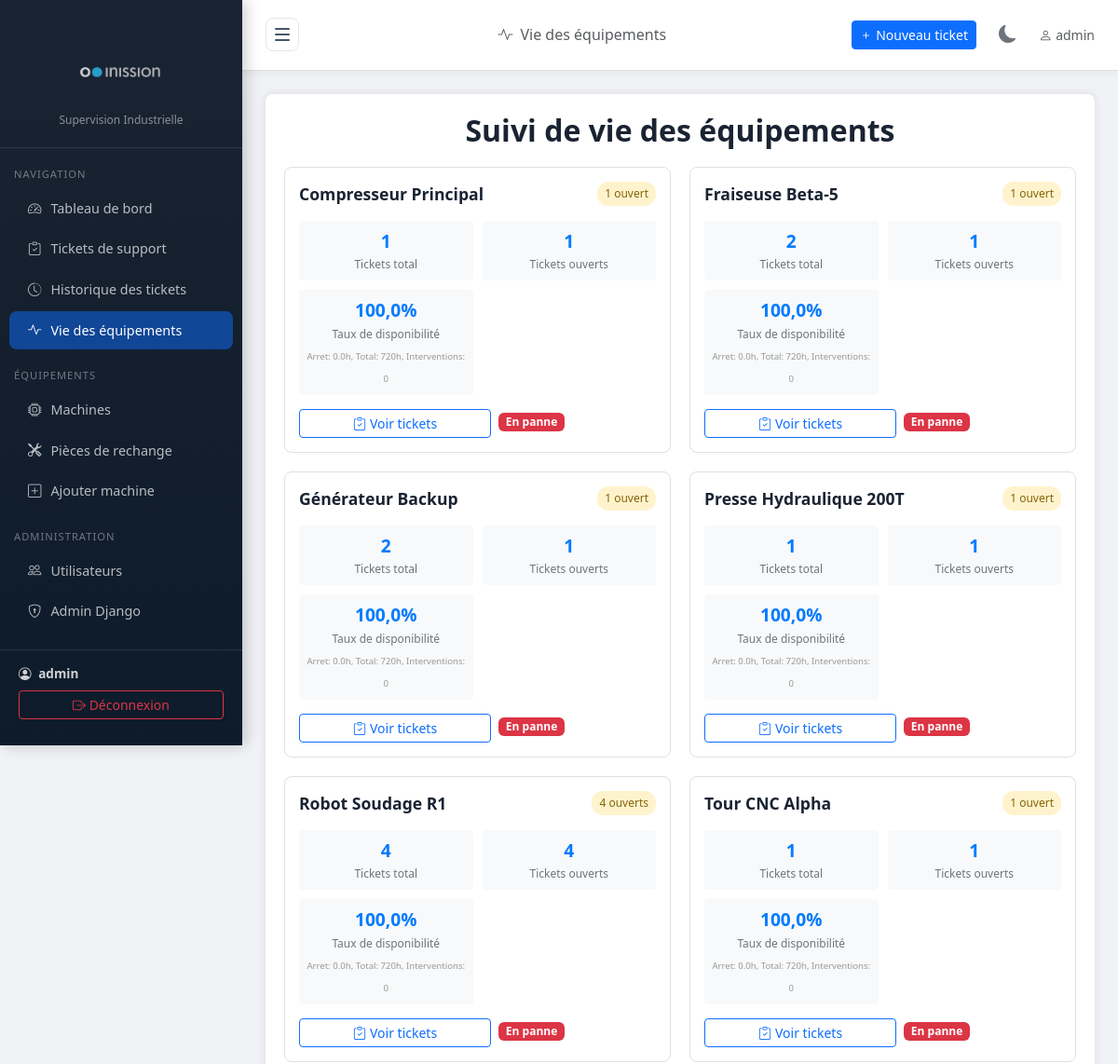
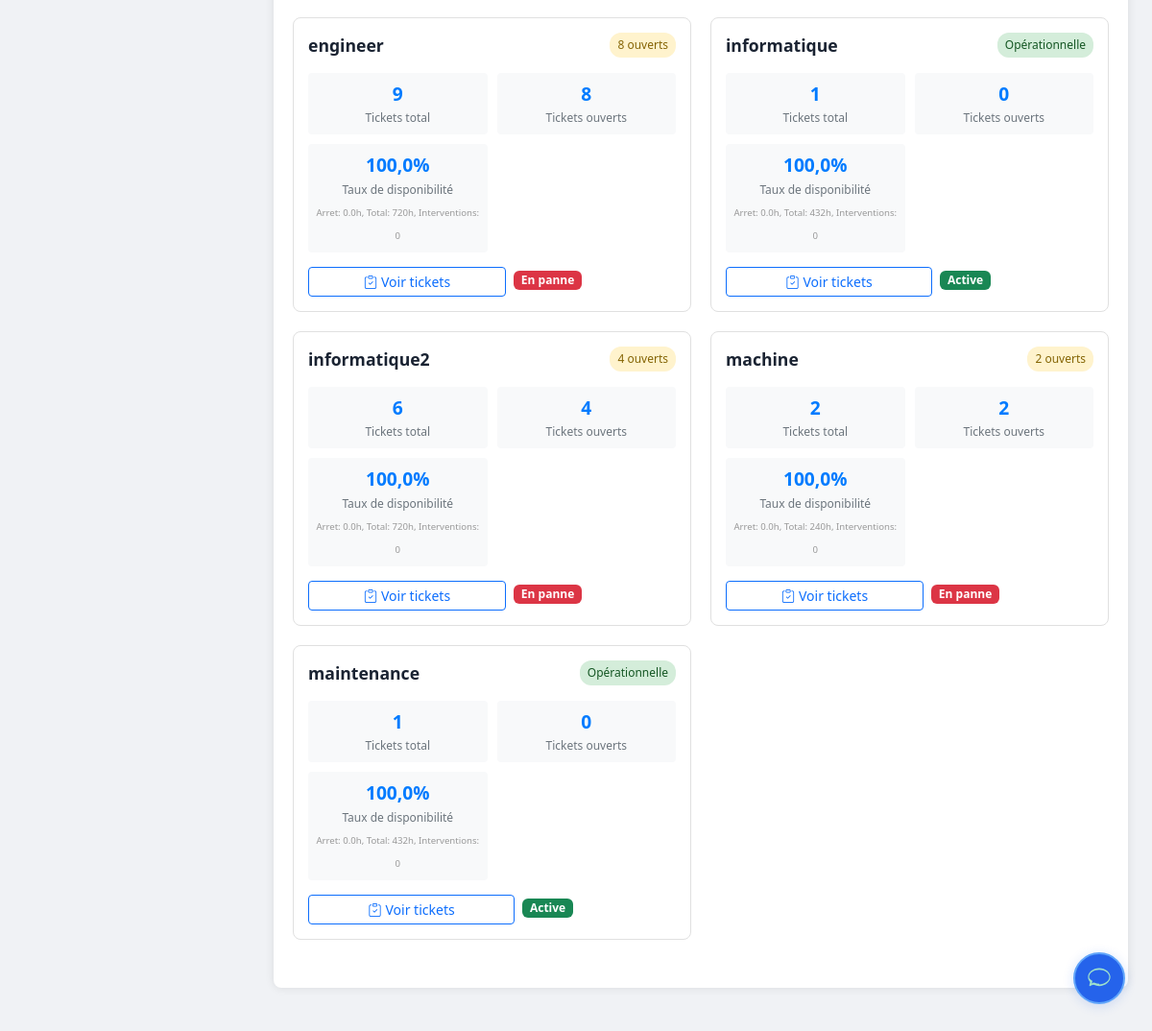
Screenshot of /interventions/viee/ (signed in) with the database file from the repository (2 pictures, top to bottom).
### tickets/models.py (models this page shows, shortened)
class Machine(models.Model):
    nom = models.CharField(max_length=200, verbose_name="Nom de la machine")
    reference = models.CharField(max_length=100, unique=True, verbose_name="Référence")
    localisation = models.CharField(max_length=200, verbose_name="Localisation / Zone")
    description = models.TextField(blank=True, verbose_name="Description")
    actif = models.BooleanField(default=True, verbose_name="Active")
    date_installation = models.DateField(null=True, blank=True, verbose_name="Date d'installation")
    department = models.ForeignKey('Department', on_delete=models.SET_NULL, null=True, blank=True, verbose_name="Département associé")
    operator = models.ForeignKey('OperatorProfile', on_delete=models.SET_NULL, null=True, blank=True, verbose_name="Opérateur assigné")
    manuel_pdf = models.FileField(upload_to='machines/manuals/', blank=True, null=True, verbose_name="Manuel d'utilisation (PDF)")
    manuel_texte = models.TextField(blank=True, null=True, verbose_name="Manuel d'utilisation (texte)")
    class Meta:
        verbose_name = "Machine"
        verbose_name_plural = "Machines"
        ordering = ['nom']

### tickets/views.py (the view, shortened to what this page needs)
# urls.py: path('interventions/viee/', views.viee_dashboard, name='viee_dashboard'),
@login_required
@login_required
def viee_dashboard(request):
    from django.db.models import Count, Q
    user = request.user
    profile = getattr(user, 'operatorprofile', None)
    if is_admin_or_supervisor(user):
        if profile and profile.role == 'superviseur' and profile.department:
            machine_base_qs = Machine.objects.filter(department=profile.department)
        else:
            machine_base_qs = Machine.objects.all()
    else:
        if not profile:
            messages.error(request, "Aucun profil opérateur trouvé.")
            return redirect('dashboard')
        machine_base_qs = profile.machines.all()
    machines_qs = machine_base_qs.annotate(
        nb_demandes=Count('ticketsupport'),
        nb_demandes_ouvertes=Count('ticketsupport', filter=Q(ticketsupport__statut__in=['en_attente', 'validee', 'en_cours'])),
        nb_demandes_critiques=Count('ticketsupport', filter=Q(ticketsupport__nature_probleme='critique', ticketsupport__statut__in=['en_attente', 'validee', 'en_cours'])),
    ).order_by('nom')
    paginator = Paginator(machines_qs, 25)  # 25 machines par page
    page = request.GET.get('page')
    try:
        machines = paginator.page(page)
    except PageNotAnInteger:
        machines = paginator.page(1)
    except EmptyPage:
        machines = paginator.page(paginator.num_pages)
    for machine in machines:
        total_arret_heures = 0
        interventions = InterventionTechnique.objects.filter(
            numero_ticket__machine=machine,
            date_fin_intervention__isnull=False
        )
        nb_interventions_terminees = interventions.count()
        if machine.date_installation:
            temps_total = (timezone.now().date() - machine.date_installation).days * 24
        else:
            temps_total = 30 * 24
        if temps_total > 0:
            temps_disponible = max(0, temps_total - total_arret_heures)
            machine.taux_disponibilite = (temps_disponible / temps_total) * 100
        else:
            machine.taux_disponibilite = 100.0
        machine.taux_disponibilite = round(machine.taux_disponibilite, 2)
        machine.debug_info = f"Arret: {total_arret_heures:.1f}h, Total: {temps_total}h, Interventions: {nb_interventions_terminees}"
    demandes_recentes = TicketSupport.objects.select_related('machine').order_by('-date_creation')[:10]
    interventions_recentes = InterventionTechnique.objects.select_related('numero_demande', 'numero_demande__machine').order_by('-date_creation')[:10]
    context = {
        'machines': machines,
        'demandes_recentes': demandes_recentes,
        'interventions_recentes': interventions_recentes,
        'paginator': paginator,
    }
    return render(request, 'tickets/viee_dashboard.html', context)

### tickets/templates/tickets/viee_dashboard.html (shortened to what this page needs)
{% extends 'tickets/base.html' %}
{% load permissions %}
{% block page_title %}<i class="bi bi-activity me-2"></i>Vie des équipements{% endblock %}
{% block content %}
<div class="viee-container">
    <h2 class="viee-title">Suivi de vie des équipements</h2>
    <div class="machine-grid">
        {% for machine in machines %}
        <div class="machine-card" data-machine-id="{{ machine.pk }}">
            <div class="machine-header">
                <div class="machine-name">{{ machine.nom }}</div>
                {% if machine.nb_demandes_critiques > 0 %}
                <div class="machine-status status-danger">{{ machine.nb_demandes_critiques }} critique{{ machine.nb_demandes_critiques|pluralize }}</div>
                {% elif machine.nb_demandes_ouvertes > 0 %}
                <div class="machine-status status-warning">{{ machine.nb_demandes_ouvertes }} ouvert{{ machine.nb_demandes_ouvertes|pluralize }}</div>
                {% else %}
                <div class="machine-status status-good">Opérationnelle</div>
                {% endif %}
            </div>
            <div class="machine-stats">
                <div class="stat-item">
                    <div class="stat-number" data-field="nb_demandes">{{ machine.nb_demandes }}</div>
                    <div class="stat-label">Tickets total</div>
                </div>
                <div class="stat-item">
                    <div class="stat-number" data-field="nb_demandes_ouvertes">{{ machine.nb_demandes_ouvertes }}</div>
                    <div class="stat-label">Tickets ouverts</div>
                </div>
                <div class="stat-item">
                    <div class="stat-number" data-field="taux_disponibilite">{{ machine.taux_disponibilite }}%</div>
                    <div class="stat-label">Taux de disponibilité</div>
                    <small style="font-size: 0.6rem; color: #999;">{{ machine.debug_info }}</small>
                </div>
            </div>
            <div class="d-flex gap-2">
                <button type="button" class="btn btn-sm btn-outline-primary flex-grow-1" data-bs-toggle="modal" data-bs-target="#ticketsModal" data-machine-id="{{ machine.pk }}">
                    <i class="bi bi-clipboard-check me-1"></i>Voir tickets
                </button>
                <div class="d-flex flex-column flex-grow-1">
                    <span class="mb-1 machine-status-label">
                        {% if machine.actif %}
                            {% if machine.nb_demandes_ouvertes > 0 %}
                                <span class="badge bg-danger">En panne</span>
                            {% else %}
                                <span class="badge bg-success">Active</span>
                            {% endif %}
                        {% else %}
                            <span class="badge bg-secondary">Inactive</span>
                        {% endif %}
                    </span>
                </div>
            </div>
        </div>
            {% empty %}
        <div class="col-12 text-center py-5 text-muted">
            <i class="bi bi-cpu" style="font-size:4rem;display:block;margin-bottom:15px;"></i>
            Aucune machine active trouvée.
        </div>
        {% endfor %}
    </div>
{% endblock %}

### tickets/templates/tickets/base.html (shortened to what this page needs)
{% load static %}
{% load permissions %}
<!DOCTYPE html>
<html lang="fr">
<head>
    <link href="https://cdnjs.cloudflare.com/ajax/libs/bootstrap/5.3.2/css/bootstrap.min.css" rel="stylesheet">
    <link href="https://cdnjs.cloudflare.com/ajax/libs/bootstrap-icons/1.11.3/font/bootstrap-icons.min.css" rel="stylesheet">
</head>
<body>
{% if user.is_authenticated %}
<div id="sidebar" class="sidebar d-flex flex-column">
    <div class="sidebar-inner">
    <div class="sidebar-brand flex-shrink-0">
        <img src="{% static 'img/inission.png' %}" alt="Inission Logo" class="brand-icon" style="background: none; width: 150px; height: 100px; object-fit: contain; border-radius: 12px; border: none; box-shadow: none; display: flex; align-items: center; justify-content: center; margin: 0 auto 0;" />
        <small style="margin-top: 0; display: block;">Supervision Industrielle</small>
    </div>
    <nav class="mt-2 flex-grow-1">
        <div class="sidebar-section">Navigation</div>
        <a href="{% url 'dashboard' %}" class="nav-link {% if request.resolver_match.url_name == 'dashboard' %}active{% endif %}">
            <i class="bi bi-speedometer2"></i><span>Tableau de bord</span>
        </a>
        <a href="{% url 'demande_dashboard' %}" class="nav-link {% if 'demande' in request.resolver_match.url_name %}active{% endif %}">
            <i class="bi bi-clipboard-check"></i><span>Tickets de support</span>
        </a>
            <a href="{% url 'ticket_history_list' %}" class="nav-link {% if request.resolver_match.url_name == 'ticket_history_list' %}active{% endif %}">
                <i class="bi bi-clock-history"></i><span>Historique des tickets</span>
            </a>
        <a href="{% url 'viee_dashboard' %}" class="nav-link {% if 'viee' in request.resolver_match.url_name %}active{% endif %}">
            <i class="bi bi-activity"></i><span>Vie des équipements</span>
        </a>
        {% if user|is_admin_or_supervisor %}
        <div class="sidebar-section">Équipements</div>
        <a href="{% url 'machine_list' %}" class="nav-link {% if 'machine' in request.resolver_match.url_name %}active{% endif %}">
            <i class="bi bi-cpu"></i><span>Machines</span>
        </a>
            <a href="{% url 'machine_spare_parts' %}" class="nav-link {% if request.resolver_match.url_name == 'machine_spare_parts' %}active{% endif %}">
                <i class="bi bi-tools"></i><span>Pièces de rechange</span>
            </a>
        <a href="{% url 'machine_create' %}" class="nav-link">
            <i class="bi bi-plus-square"></i><span>Ajouter machine</span>
        </a>
        {% endif %}
        {% if user.is_staff %}
        <div class="sidebar-section">Administration</div>
        <a href="{% url 'user_list' %}" class="nav-link {% if 'user' in request.resolver_match.url_name %}active{% endif %}">
            <i class="bi bi-people"></i><span>Utilisateurs</span>
        </a>
        <a href="/admin/" class="nav-link">
            <i class="bi bi-shield-lock"></i><span>Admin Django</span>
        </a>
        {% endif %}
    </nav>
    <div class="sidebar-footer flex-shrink-0">
        <div class="user-info">
            <i class="bi bi-person-circle me-1"></i>
            <strong>{{ user.get_full_name|default:user.username }}</strong>
        </div>
        <form action="{% url 'logout' %}" method="post" style="margin-top:8px;">
            <button type="submit" class="btn btn-sm btn-outline-danger w-100">
                <i class="bi bi-box-arrow-right"></i> <span>Déconnexion</span>
            </button>
        </form>
    </div>
    </div>
</div>
<div id="main" class="main-content">
    <div class="topbar">
        <button id="toggle-btn" onclick="toggleSidebar()">
            <span></span>
            <span></span>
            <span></span>
        </button>
        <h6 class="mb-0 text-muted">{% block page_title %}{% endblock %}</h6>
        <div class="d-flex align-items-center gap-3">
            <a href="{% url 'demande_create' %}" class="btn btn-primary btn-sm">
                <i class="bi bi-plus"></i> Nouveau ticket
            </a>
            <button class="theme-toggle-btn" onclick="toggleTheme()" title="Basculer le thème">
                <i class="bi bi-moon-fill" id="theme-icon"></i>
            </button>
            <span class="text-muted small"><i class="bi bi-person me-1"></i>{{ user.username }}</span>
        </div>
    </div>
    <div class="page-content">
        {% block content %}{% endblock %}
    </div>
</div>
{% endif %}
{% if user.is_authenticated %}
{% include "tickets/chatbot_widget.html" %}
{% endif %}
</body>
</html>

### rows the page displays
Machine: nom "Compresseur Principal", nb_demandes_ouvertes "1", nb_demandes "1", taux_disponibilite "100,0", debug_info "Arret: 0.0h, Total: 720h, Interventions: 0", actif "En panne"
Machine: nom "Fraiseuse Beta-5", nb_demandes_ouvertes "1", nb_demandes "2", taux_disponibilite "100,0", debug_info "Arret: 0.0h, Total: 720h, Interventions: 0", actif "En panne"
Machine: nom "Générateur Backup", nb_demandes_ouvertes "1", nb_demandes "2", taux_disponibilite "100,0", debug_info "Arret: 0.0h, Total: 720h, Interventions: 0", actif "En panne"
Machine: nom "Presse Hydraulique 200T", nb_demandes_ouvertes "1", nb_demandes "1", taux_disponibilite "100,0", debug_info "Arret: 0.0h, Total: 720h, Interventions: 0", actif "En panne"
Machine: nom "Robot Soudage R1", nb_demandes_ouvertes "4", nb_demandes "4", taux_disponibilite "100,0", debug_info "Arret: 0.0h, Total: 720h, Interventions: 0", actif "En panne"
Machine: nom "Tour CNC Alpha", nb_demandes_ouvertes "1", nb_demandes "1", taux_disponibilite "100,0", debug_info "Arret: 0.0h, Total: 720h, Interventions: 0", actif "En panne"
Machine: nom "engineer", nb_demandes_ouvertes "8", nb_demandes "9", taux_disponibilite "100,0", debug_info "Arret: 0.0h, Total: 720h, Interventions: 0", actif "En panne"
Machine: nom "informatique", shows "Opérationnelle", nb_demandes "1", nb_demandes_ouvertes "0", taux_disponibilite "100,0", debug_info "Arret: 0.0h, Total: 432h, Interventions: 0", actif "Active"
Machine: nom "informatique2", nb_demandes_ouvertes "4", nb_demandes "6", taux_disponibilite "100,0", debug_info "Arret: 0.0h, Total: 720h, Interventions: 0", actif "En panne"
Machine: nom "machine", nb_demandes_ouvertes "2", nb_demandes "2", taux_disponibilite "100,0", debug_info "Arret: 0.0h, Total: 240h, Interventions: 0", actif "En panne"
Machine: nom "maintenance", shows "Opérationnelle", nb_demandes "1", nb_demandes_ouvertes "0", taux_disponibilite "100,0", debug_info "Arret: 0.0h, Total: 432h, Interventions: 0", actif "Active"

### other values shown
{{ user.get_full_name|default:user.username }} "admin"
{{ user.username }} "admin"
